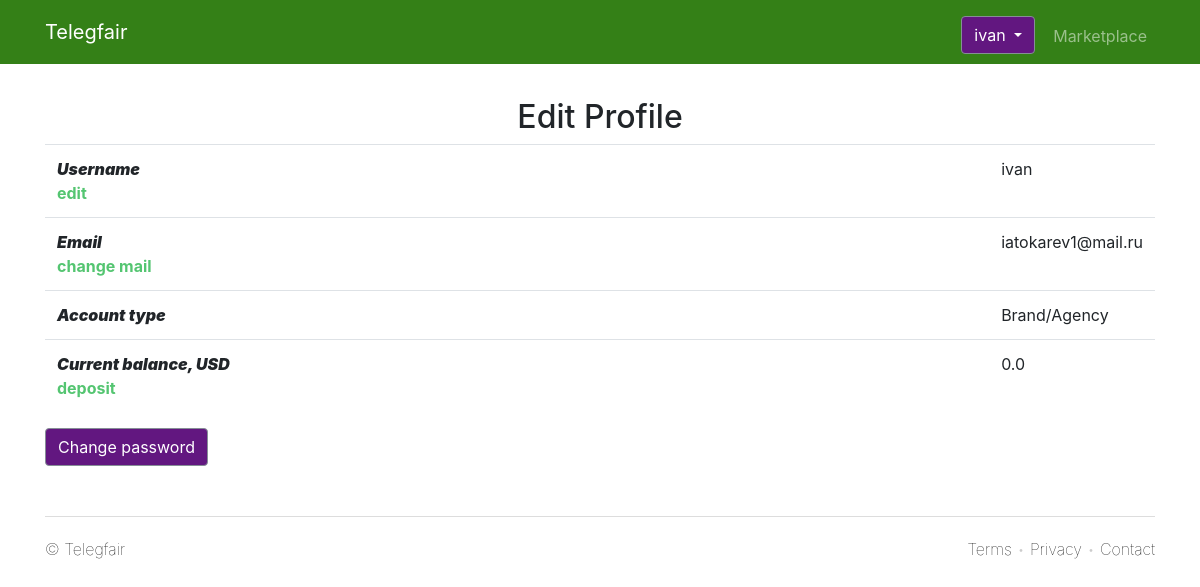
The app's page /settings (signed in) with its own data.
### models.py (models this page shows)
class User(UserMixin, db.Model):
    id = db.Column(db.Integer, primary_key=True)
    name = db.Column(db.String(50))
    email = db.Column(db.String(50), unique=True)
    password = db.Column(db.String(80))
    type = db.Column(db.String(30))
    email_confirmed = db.Column(db.Boolean(), default=0)
    current_balance = db.Column(db.Float(), default=0)

### app/views.py (the view, shortened to what this page needs)
@app.route('/settings', methods=['GET', 'POST'])
@login_required
def settings():
    change_username_form = ChangeUsernameForm()
    change_email_form = ChangeMailForm()
    change_password_form = ChangePasswordForm()
    return render_template('profile/settings.html', change_username_form = change_username_form, change_email_form = change_email_form, change_password_form = change_password_form)

### app/views.py (called while the page is built)
@login_manager.user_loader
def load_user(user_id):
    return User.query.get(int(user_id))

### app/templates/profile/settings.html (shortened to what this page needs)
{% extends "base.html" %}
{% block body %}
<div class="container" align = "center" style = "margin-top: 50px; margin-bottom: 50px;">
    <h2>Edit Profile</h2>
    <table class="table table-responsive">
        <tbody>
            <tr>
                <th>
                    <div class = "upperleft" style = "white-space: nowrap; width: 1%;"><i class="icon-user"><strong>  Username</strong></i></div>
                    <div class="upperleft"><a href="#" data-toggle="modal" data-target="#ChangeUsername" style="white-space: nowrap; width: 1%; color: #54C571;">edit</a></div>
                </th>
                <td style = "white-space: nowrap; width: 1%;">{{ current_user.name }}</td>
            </tr>
            <tr>
                <th>
                    <div class = "upperleft" style = "white-space: nowrap; width: 1%;"><i class="icon-envelop"><strong>  Email</strong></i></div>
                    <div class="upperleft"><a href="#" data-toggle="modal" data-target="#ChangeEmail" style="color: #54C571;">change mail</a></div>
                </th>
                <td>{{ current_user.email }}</td>
            </tr>
            <tr>
                <th><i class="icon-pencil2"><strong>  Account type</strong></i></th>
                <td>{{ current_user.type }}</td>
            </tr>
            <tr>
                <th>
                    <div class = "upperleft" style = "white-space: nowrap; width: 1%;"><i class="icon-coin-dollar"><strong>  Current balance, USD</strong></i></div>
                    <div class="upperleft"><a href="#" style="white-space: nowrap; width: 1%; color: #54C571;">deposit</a></div>
                </th>
                <td>{{ current_user.current_balance }}</td>
            </tr>
        </tbody>
    </table>
    <div align="left">
        <button type="button" class="btn btn-style" data-toggle="modal" data-target="#ChangePassword">Change password</button>
    </div>
</div>
{% endblock %}

### app/templates/base.html (shortened to what this page needs)
<!DOCTYPE html>
{% import "wtf.html" as wtf %}
<html lang="en">
  <head>
    <link href="../static/css/bootstrap.min.css" rel="stylesheet">
    <link href="../static/css/half-slider.css" rel="stylesheet">
  </head>
  <body>
    <header>
    <nav class="navbar navbar-expand-lg navbar-dark fixed-top bg-company">
      <div class="container">
        <a class="navbar-brand" href="/">Telegfair</a>
        <div class="collapse navbar-collapse" id="navbarResponsive">
          <ul class="navbar-nav ml-auto">
            {% if not current_user.is_authenticated %}
            <li class="nav-item" style="padding:8px 0 0 10px;">
            		<a href="/signup" class="btn btn-style">Register For Free</a>
            </li>
            <li class="nav-item" style="padding:8px 0 0 10px;">
              <a class="nav-link" href="/login">Login</a>
            </li>
            {% else %}
            <li class="nav-item" style="padding:8px 0 0 10px;">
              <div class="dropdown">
                <button class="btn btn-style dropdown-toggle" type="button" id="dropdownMenuButton" data-toggle="dropdown" aria-haspopup="true" aria-expanded="false">
                  {{ current_user.name }}
                </button>
              </div>
            </li>
            {% endif %}
            <li class="nav-item" style="padding:8px 0 0 10px;">
              <a class="nav-link" href="/marketplace">Marketplace</a>
            </li>
          </ul>
        </div>
      </div>
    </nav>
    </header>
    {% block body %}
    {% endblock %}
    <footer>
        <div class="container">
            <div style = "border-top: 1px solid #ddd;  margin-top: 30px;
            padding-top: 20px; color: #CCC; font-weight: lighter;">
                <div style = "float: left!important;"><p style = "color: black;">&copy; Telegfair</p></div>
                <div style = "float: right!important;">
                    <a href="/tos" style = "color: black;">Terms</a> &bull;
                    <a href="/privacy" style = "color: black;">Privacy</a> &bull;
                    <a href="/contact" style = "color: black;" >Contact</a>
                </div>
            </div>
        </div>
    </footer>
  </body>
</html>

### app/static/css/half-slider.css (style rules this page uses)
body { padding-top: 3rem; padding-bottom: 0rem; }
.bg-company { background-color:#348017; color: white; }
.btn-style { color: white; background-color: #621780; border-color: #868e96; }
.upperleft { display: block; text-align: left; vertical-align: top; }

### records on screen
User: name "ivan", email "iatokarev1@mail.ru", type "Brand/Agency", current_balance "0.0"
